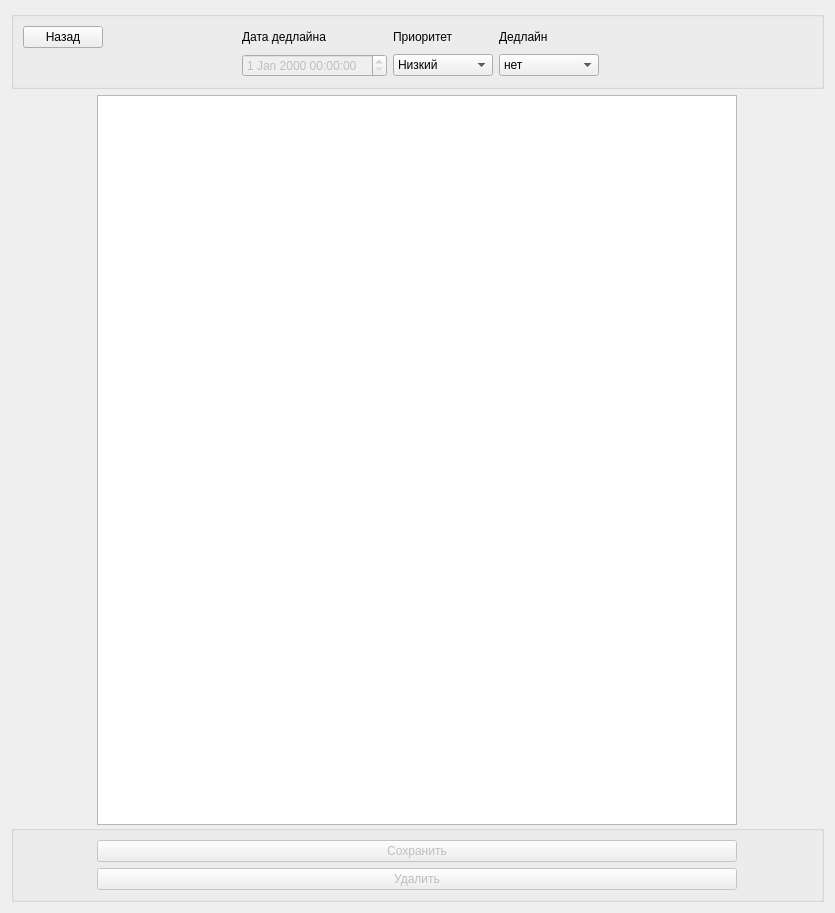
<?xml version="1.0" encoding="UTF-8"?>
<ui version="4.0">
 <class>Form</class>
 <widget class="QWidget" name="Form">
  <property name="geometry">
   <rect>
    <x>0</x>
    <y>0</y>
    <width>835</width>
    <height>913</height>
   </rect>
  </property>
  <property name="windowTitle">
   <string>Меню заметки</string>
  </property>
  <layout class="QGridLayout" name="gridLayout_2">
   <item row="0" column="0">
    <widget class="QGroupBox" name="groupBox">
     <property name="enabled">
      <bool>true</bool>
     </property>
     <property name="title">
      <string/>
     </property>
     <property name="alignment">
      <set>Qt::AlignCenter</set>
     </property>
     <layout class="QGridLayout" name="gridLayout">
      <item row="0" column="4">
       <widget class="QLabel" name="deadline_txt">
        <property name="text">
         <string>Дедлайн</string>
        </property>
       </widget>
      </item>
      <item row="1" column="0">
       <spacer name="horizontalSpacer">
        <property name="orientation">
         <enum>Qt::Horizontal</enum>
        </property>
        <property name="sizeHint" stdset="0">
         <size>
          <width>40</width>
          <height>20</height>
         </size>
        </property>
       </spacer>
      </item>
      <item row="1" column="2">
       <widget class="QComboBox" name="priority">
        <property name="sizePolicy">
         <sizepolicy hsizetype="Fixed" vsizetype="Fixed">
          <horstretch>0</horstretch>
          <verstretch>0</verstretch>
         </sizepolicy>
        </property>
        <property name="minimumSize">
         <size>
          <width>100</width>
          <height>0</height>
         </size>
        </property>
        <property name="editable">
         <bool>false</bool>
        </property>
        <property name="currentIndex">
         <number>0</number>
        </property>
        <item>
         <property name="text">
          <string>Низкий</string>
         </property>
        </item>
        <item>
         <property name="text">
          <string>Высокий</string>
         </property>
        </item>
       </widget>
      </item>
      <item row="1" column="4">
       <widget class="QComboBox" name="deadline">
        <property name="sizePolicy">
         <sizepolicy hsizetype="Fixed" vsizetype="Fixed">
          <horstretch>10</horstretch>
          <verstretch>0</verstretch>
         </sizepolicy>
        </property>
        <property name="minimumSize">
         <size>
          <width>100</width>
          <height>0</height>
         </size>
        </property>
        <property name="currentIndex">
         <number>0</number>
        </property>
        <item>
         <property name="text">
          <string>нет</string>
         </property>
        </item>
        <item>
         <property name="text">
          <string>есть</string>
         </property>
        </item>
       </widget>
      </item>
      <item row="0" column="1">
       <widget class="QLabel" name="dead_txt">
        <property name="text">
         <string>Дата дедлайна</string>
        </property>
       </widget>
      </item>
      <item row="1" column="1">
       <widget class="QDateTimeEdit" name="dead_time">
        <property name="enabled">
         <bool>false</bool>
        </property>
        <property name="sizePolicy">
         <sizepolicy hsizetype="Fixed" vsizetype="Fixed">
          <horstretch>0</horstretch>
          <verstretch>0</verstretch>
         </sizepolicy>
        </property>
        <property name="minimumSize">
         <size>
          <width>40</width>
          <height>0</height>
         </size>
        </property>
       </widget>
      </item>
      <item row="0" column="2">
       <widget class="QLabel" name="priority_txt">
        <property name="text">
         <string>Приоритет</string>
        </property>
       </widget>
      </item>
      <item row="1" column="5">
       <spacer name="horizontalSpacer_2">
        <property name="orientation">
         <enum>Qt::Horizontal</enum>
        </property>
        <property name="sizeType">
         <enum>QSizePolicy::Expanding</enum>
        </property>
        <property name="sizeHint" stdset="0">
         <size>
          <width>100</width>
          <height>20</height>
         </size>
        </property>
       </spacer>
      </item>
      <item row="0" column="0" alignment="Qt::AlignLeft|Qt::AlignTop">
       <widget class="QPushButton" name="backButton">
        <property name="sizePolicy">
         <sizepolicy hsizetype="Fixed" vsizetype="Fixed">
          <horstretch>0</horstretch>
          <verstretch>0</verstretch>
         </sizepolicy>
        </property>
        <property name="minimumSize">
         <size>
          <width>20</width>
          <height>20</height>
         </size>
        </property>
        <property name="text">
         <string>Назад</string>
        </property>
       </widget>
      </item>
     </layout>
    </widget>
   </item>
   <item row="1" column="0">
    <layout class="QVBoxLayout" name="verticalLayout">
     <property name="spacing">
      <number>0</number>
     </property>
     <item alignment="Qt::AlignHCenter">
      <widget class="QTextEdit" name="textEdit">
       <property name="sizePolicy">
        <sizepolicy hsizetype="Fixed" vsizetype="Expanding">
         <horstretch>0</horstretch>
         <verstretch>0</verstretch>
        </sizepolicy>
       </property>
       <property name="minimumSize">
        <size>
         <width>640</width>
         <height>640</height>
        </size>
       </property>
      </widget>
     </item>
     <item>
      <widget class="QGroupBox" name="groupBox_3">
       <property name="enabled">
        <bool>true</bool>
       </property>
       <property name="title">
        <string/>
       </property>
       <property name="flat">
        <bool>false</bool>
       </property>
       <property name="checkable">
        <bool>false</bool>
       </property>
       <layout class="QVBoxLayout" name="verticalLayout_2">
        <item alignment="Qt::AlignHCenter">
         <widget class="QPushButton" name="saveButton">
          <property name="enabled">
           <bool>false</bool>
          </property>
          <property name="sizePolicy">
           <sizepolicy hsizetype="Fixed" vsizetype="Fixed">
            <horstretch>0</horstretch>
            <verstretch>0</verstretch>
           </sizepolicy>
          </property>
          <property name="minimumSize">
           <size>
            <width>640</width>
            <height>20</height>
           </size>
          </property>
          <property name="text">
           <string>Cохранить</string>
          </property>
         </widget>
        </item>
        <item alignment="Qt::AlignHCenter">
         <widget class="QPushButton" name="delButton">
          <property name="enabled">
           <bool>false</bool>
          </property>
          <property name="sizePolicy">
           <sizepolicy hsizetype="Fixed" vsizetype="Fixed">
            <horstretch>0</horstretch>
            <verstretch>0</verstretch>
           </sizepolicy>
          </property>
          <property name="minimumSize">
           <size>
            <width>640</width>
            <height>20</height>
           </size>
          </property>
          <property name="text">
           <string>Удалить</string>
          </property>
         </widget>
        </item>
       </layout>
      </widget>
     </item>
    </layout>
   </item>
  </layout>
 </widget>
 <resources/>
 <connections/>
</ui>
